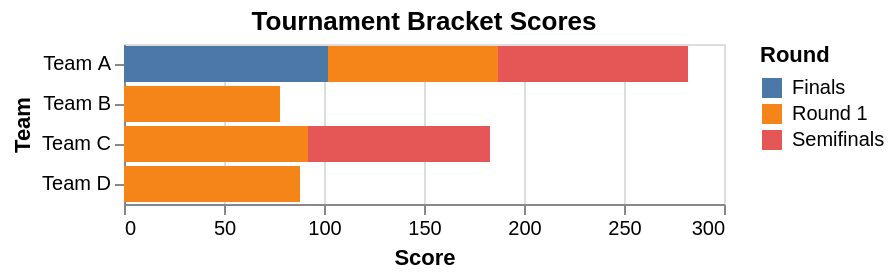

The Vega-Lite source for this figure:
### Vega-Lite specification from a JSON file in a GitHub repository (floating-point values rounded to 4 significant figures)
{"$schema": "https://vega.github.io/schema/vega-lite/v6.json", "description": "Tournament progression", "data": {"values": [{"round": "Round 1", "team": "Team A", "score": 85}, {"round": "Round 1", "team": "Team B", "score": 78}, {"round": "Round 1", "team": "Team C", "score": 92}, {"round": "Round 1", "team": "Team D", "score": 88}, {"round": "Semifinals", "team": "Team A", "score": 95}, {"round": "Semifinals", "team": "Team C", "score": 91}, {"round": "Finals", "team": "Team A", "score": 102}]}, "mark": "bar", "encoding": {"y": {"field": "team", "type": "nominal", "axis": {"title": "Team"}}, "x": {"field": "score", "type": "quantitative", "axis": {"title": "Score"}}, "color": {"field": "round", "type": "nominal", "legend": {"title": "Round"}}, "tooltip": [{"field": "team", "type": "nominal"}, {"field": "round", "type": "nominal"}, {"field": "score", "type": "quantitative"}]}, "title": "Tournament Bracket Scores"}
